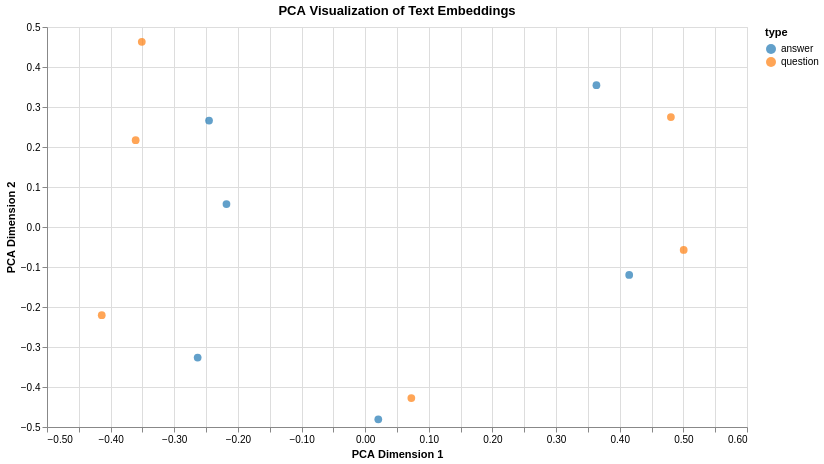

This figure's notebook cell:
### Markdown cell above
For comarison, we can also visualize using PCA:

### Code cell
embed_utils.visualize_embeddings(
    sentences, embeddings, method="pca",
    umap_params={"n_neighbors": 2}, color_by="type"
).interactive()

### Figure 1 — Vega-Lite specification as saved in the notebook (floating-point values rounded to 4 significant figures)
{"config": {"view": {"continuousWidth": 300, "continuousHeight": 300}}, "data": {"name": "data-55350d2bc5419947c5698ec51509e33a"}, "mark": {"type": "circle", "size": 60}, "encoding": {"color": {"field": "type", "scale": {"scheme": "category10"}, "type": "nominal"}, "tooltip": [{"field": "text", "type": "nominal"}, {"field": "type", "type": "nominal"}, {"field": "topic", "type": "nominal"}], "x": {"field": "dim_1", "scale": {"zero": false}, "title": "PCA Dimension 1", "type": "quantitative"}, "y": {"field": "dim_2", "scale": {"zero": false}, "title": "PCA Dimension 2", "type": "quantitative"}}, "height": 400, "params": [{"name": "param_7", "select": {"type": "interval", "encodings": ["x", "y"]}, "bind": "scales"}], "title": "PCA Visualization of Text Embeddings", "width": 700, "$schema": "https://vega.github.io/schema/vega-lite/v5.20.1.json", "datasets": {"data-55350d2bc5419947c5698ec51509e33a": [{"text": "What is an API?", "type": "question", "topic": "DNA", "dim_1": -0.3607, "dim_2": 0.2172}, {"text": "What is Annotation?", "type": "question", "topic": "Antibodies", "dim_1": 0.4804, "dim_2": 0.2748}, {"text": "What is the role of mitochondria in cells?", "type": "question", "topic": "Mitochondria", "dim_1": 0.07253, "dim_2": -0.4277}, {"text": "What is a neuron?", "type": "question", "topic": "Neuron", "dim_1": -0.414, "dim_2": -0.2206}, {"text": "What is the function of insulin?", "type": "question", "topic": "Insulin", "dim_1": 0.5005, "dim_2": -0.05745}, {"text": "What is a virus?", "type": "question", "topic": "Virus", "dim_1": -0.351, "dim_2": 0.463}, {"text": "An API (Application Programming Interface) is a set of rules and tools that allows different software applications to communicate with each other.", "type": "answer", "topic": "DNA", "dim_1": -0.218, "dim_2": 0.05728}, {"text": "An annotation is a note, label, or metadata added to code, data, or documents to provide additional information without affecting the core functionality.", "type": "answer", "topic": "Antibodies", "dim_1": 0.3634, "dim_2": 0.3544}, {"text": "Mitochondria are organelles that generate energy for the cell through cellular respiration", "type": "answer", "topic": "Mitochondria", "dim_1": 0.0206, "dim_2": -0.4809}, {"text": "A neuron is a specialized cell that transmits nerve impulses in the nervous system", "type": "answer", "topic": "Neuron", "dim_1": -0.2633, "dim_2": -0.3264}, {"text": "Insulin is a hormone that regulates blood glucose levels in the body", "type": "answer", "topic": "Insulin", "dim_1": 0.4149, "dim_2": -0.1197}, {"text": "A virus is a microscopic infectious agent that can only replicate inside living cells", "type": "answer", "topic": "Virus", "dim_1": -0.2454, "dim_2": 0.2662}]}}
